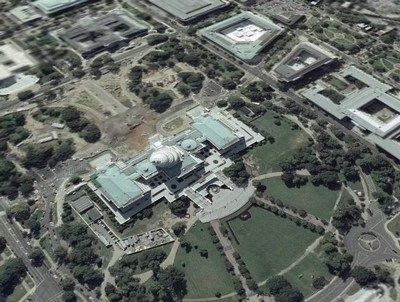
%> input picture Vision/ps2/wdc1.jpg, 400 x 302 px
$ octave p2_d_pair2.m   (GNU Octave 9; MATLAB toolbox functions it lacks are replaced by stand-ins)
%> lines starting %> are read from the running program, lines starting %| are printed output that depends on the picture
%> further down, inputIm is the input picture: size 302x400x3 uint8; mean R, G, B 100, 105.4, 99.9
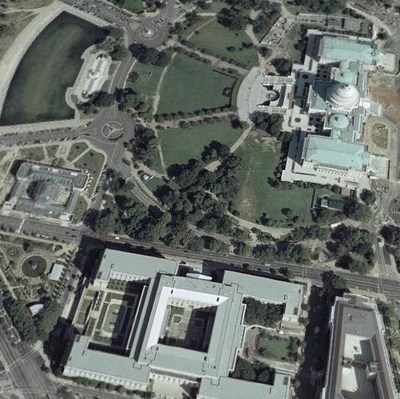
%> input picture Vision/ps2/wdc2.jpg, 400 x 399 px
%> further down, refIm is the input picture: size 399x400x3 uint8; mean R, G, B 103.2, 108.7, 104.2
### Vision/ps2/computeH.m
function H = computeH(t1, t2) %%2*n matrices
    A = [];
    [~,pairNum] = size(t1);
    for i=1:pairNum
        line1 = [t1(1,i) t1(2,i) 1 0 0 0 -t2(1,i)*t1(1,i) -t2(1,i)*t1(2,i) -t2(1,i)];
        line2 = [0 0 0 t1(1,i) t1(2,i) 1 -t2(2,i)*t1(1,i) -t2(2,i)*t1(2,i) -t2(2,i)];
        temp = [line1;line2];
        A = vertcat(A,temp);
    end

    m = A'*A;
    [vec,val] = eig(m);
    list = zeros(1,size(val,1));

    for i=1:size(val,1)
        list(1,i) = sum(val(:,i));
    end
    [~,index] = min(list);

    H = vec(:,index);
end

### Vision/ps2/warpImage.m
function [warpIm, mergeIm] = warpImage(inputIm, refIm, H_matrix)
    input = im2double(inputIm);
    ref = im2double(refIm);

    m_ref = size(ref,1);
%> m_ref = 399
    n_ref = size(ref,2);
%> n_ref = 400
    m_input = size(input,1);
%> m_input = 302
    n_input = size(input,2);
%> n_input = 400

    %%forward warping
    [X1,Y1] = meshgrid(1:n_input,1:m_input);
    pp = [X1(:),Y1(:)];
    pp_1 = pp';
    temp_oness = ones(1,size(pp_1,2));
    pp_2 = [pp_1;temp_oness];
    pp_prime = H_matrix*pp_2;
    pp_prime_w = pp_prime(3,:);
    pp_prime_1 = pp_prime(1,:)./pp_prime_w;
    pp_prime_2 = pp_prime(2,:)./pp_prime_w;
    x_min = round(min(pp_prime_1));
%> x_min = 66
    y_min = round(min(pp_prime_2));
%> y_min = -39
    x_max = round(max(pp_prime_1));
%> x_max = 824
    y_max = round(max(pp_prime_2));
%> y_max = 973

    [Xp,Yp] = ndgrid(x_min:x_max,y_min:y_max);
    [width,height] = size(Xp);
%> width = 759; height = 1013

    %%inverse wrapping
    p_prime = [Xp(:),Yp(:)];

    p_prime_1 = p_prime';
    temp_ones = ones(1,size(p_prime_1,2));
    p_prime_2 = [p_prime_1;temp_ones];%% ref image points

    p = inv(H_matrix)* p_prime_2;
    p_w = p(3,:);
    p_1 = p(1,:)./p_w;

    p_2 = p(2,:)./p_w; %%mapped input image points

    %%bilinear interpolation + map to new_ref
    warpIm = zeros(height,width,3);

    x = reshape(p_1,width,height)'; %%width is y
    y = reshape(p_2,width,height)'; %%height is x
    warpIm(:,:,1) = interp2(input(:,:,1),x,y);
%> warpIm: size 1013x759x3 double; 16.76% of the values are NaN or infinite; the others: min 0, max 0.997, mean 0.0818
    warpIm(:,:,2) = interp2(input(:,:,2),x,y);
%> warpIm: size 1013x759x3 double; 33.53% of the values are NaN or infinite; the others: min 0, max 1, mean 0.209
    warpIm(:,:,3) = interp2(input(:,:,3),x,y);
%> warpIm: size 1013x759x3 double; 50.29% of the values are NaN or infinite; the others: min 0.0108, max 1, mean 0.416

    figure;
    imshow(warpIm);
    title('warpIm');

    new_height = max(m_ref,height);
%> new_height = 1013
    new_width = max(n_ref,width);
%> new_width = 759
    new_warp = zeros(new_height,new_width,3);
    new_ref = zeros(new_height,new_width,3);
    rx = max(1,1-y_min);
%> rx = 40
    ry = max(1,1-x_min);
%> ry = 1

    wx = max(1,y_min);
%> wx = 1
    wy = max(1,x_min);

    new_ref(rx:rx+m_ref-1,ry:ry+n_ref-1,:) = ref(:,:,:);
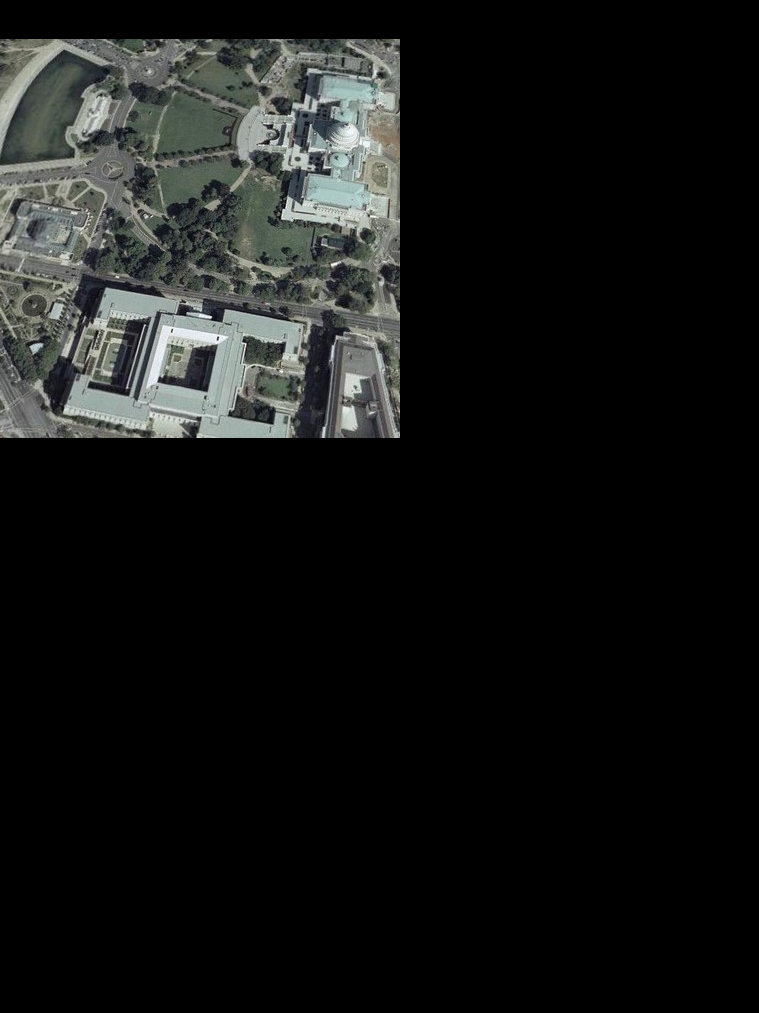
%> new_ref: size 1013x759x3 double; mean R, G, B 0.084, 0.0885, 0.0848
    new_warp(wx:wx+height-1,wy:wy+width-1,:) = warpIm(:,:,:);
%> new_warp: size 1013x824x3 double; 46.33% of the values are NaN or infinite; the others: min 0, max 1, mean 0.355

    mergeIm = imfuse(new_ref,new_warp,'blend');
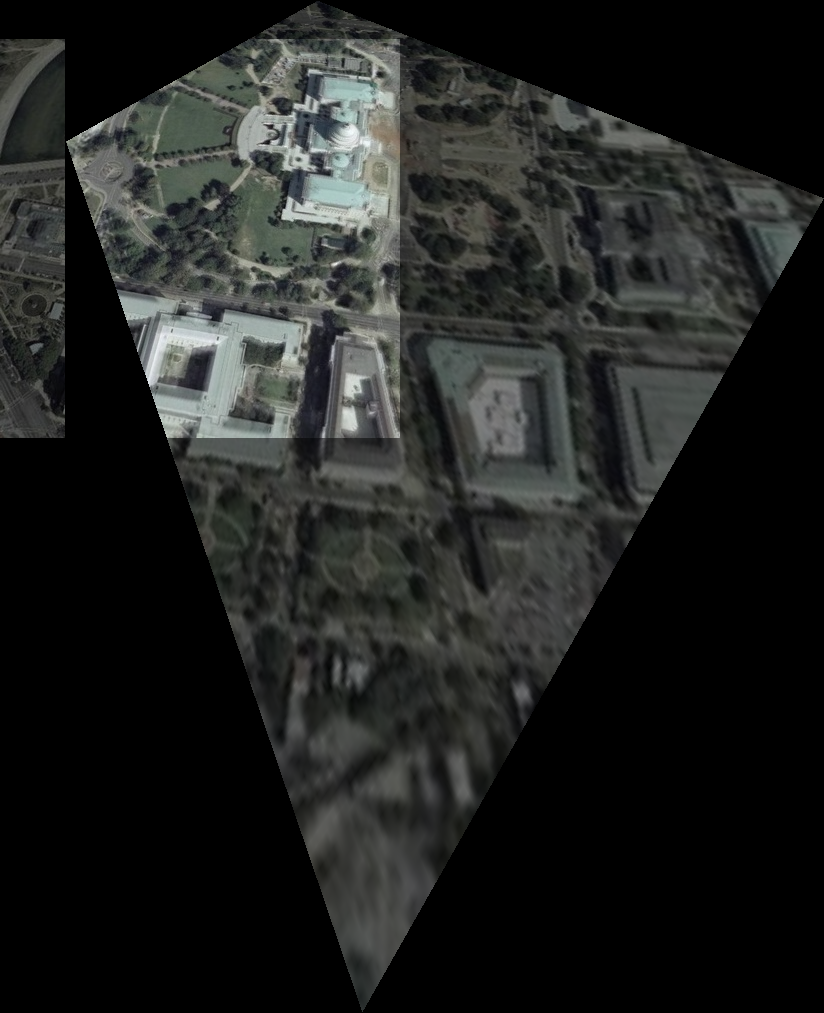
%> mergeIm: size 1013x824x3 uint8; mean R, G, B 32.4, 33.9, 32.4

    figure;
    imshow(mergeIm);
    title('image mosaic');
end

### Vision/ps2/p2_d_pair2.m
inputIm = imread('wdc1.jpg');
refIm = imread('wdc2.jpg');

%%[p1_points,p2_points] = cpselect(inputIm,refIm,'Wait',true);
load points.mat;

p1_laptop = p1_points';
p2_laptop = p2_points';

input = im2double(inputIm);
ref = im2double(refIm);

H = computeH(p1_laptop,p2_laptop);

H_matrix = [H(1) H(2) H(3); H(4) H(5) H(6); H(7) H(8) H(9)];


[warpIm, mergeIm] = warpImage(inputIm, refIm, H_matrix);
